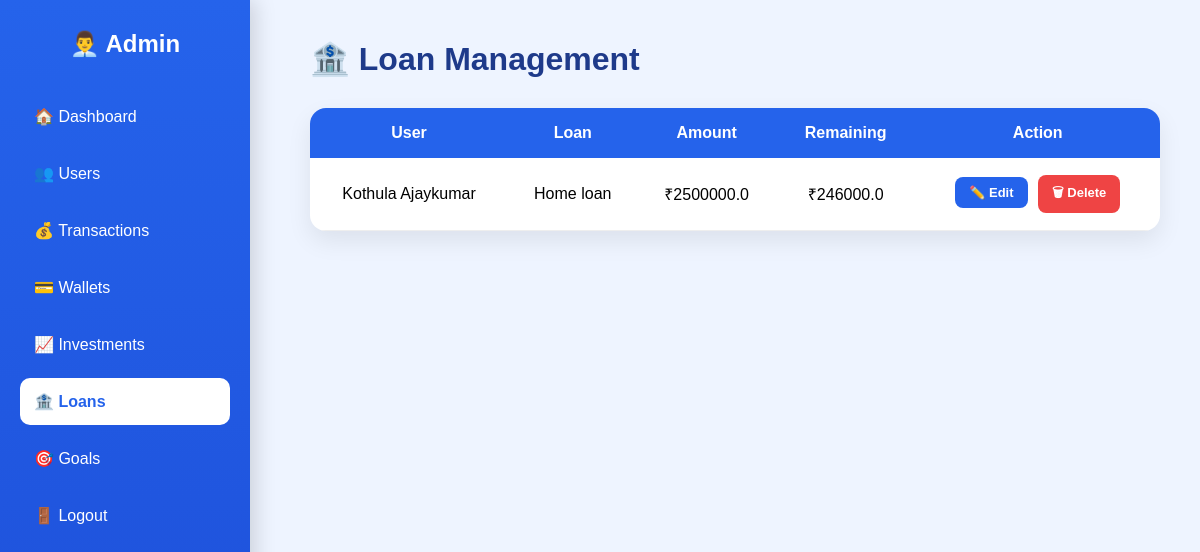
Before: /admin/loans (signed in) with the older database file.
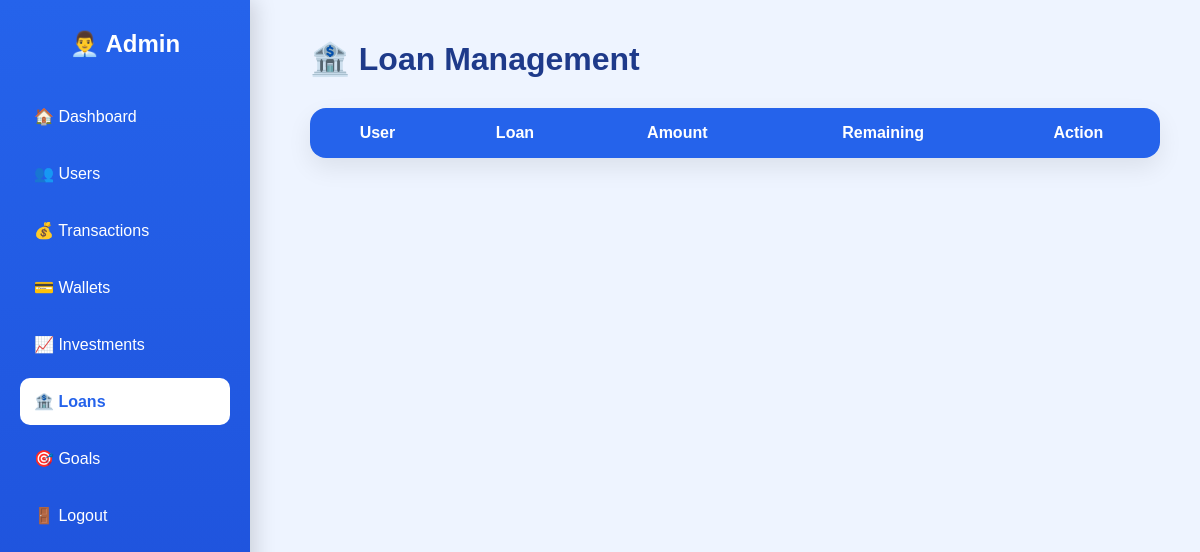
After: the same page with the newer database file.
### models/loan.py (models this page shows)
class Loan(db.Model):
    __tablename__ = "loans"
    id = db.Column(db.Integer, primary_key=True)
    user_id = db.Column(db.Integer, nullable=False)
    loan_name = db.Column(db.String(100), nullable=False)
    loan_type = db.Column(db.String(50), nullable=False)
    loan_amount = db.Column(db.Float, nullable=False)
    interest_rate = db.Column(db.Float, nullable=False)
    emi_amount = db.Column(db.Float, nullable=False)
    outstanding = db.Column(db.Float, nullable=False)
    due_date = db.Column(db.Date, nullable=False)
    status = db.Column(db.String(20), default="Pending")

### models/user.py (models this page shows)
class User(db.Model):
    __tablename__ = "users"
    id = db.Column(db.Integer, primary_key=True)
    full_name = db.Column(db.String(100), nullable=False)
    email = db.Column(db.String(120), unique=True, nullable=False)
    password = db.Column(db.String(255), nullable=False)
    created_at = db.Column(db.DateTime, server_default=db.func.now())
    is_admin = db.Column(db.Boolean, default=False)
    is_blocked = db.Column(db.Boolean, default=False)

### app.py (the view)
@app.route("/admin/loans")
def admin_loans():
    if "user_id" not in session:
        return redirect(url_for("login"))
    if not session.get("is_admin"):
        return "Unauthorized"
    loans = db.session.query(Loan, User).join(
        User, Loan.user_id == User.id
    ).all()
    return render_template(
        "admin_loans.html",
        loans=loans
    )

### templates/admin_loans.html (shortened to what this page needs)
<!DOCTYPE html>
<html>
<head>
<link rel="stylesheet" href="{{ url_for('static', filename='css/admin.css') }}">
</head>
<body>
<div class="sidebar">
<h2>👨‍💼 Admin</h2>
<a href="{{ url_for('admin') }}">🏠 Dashboard</a>
<a href="{{ url_for('admin_users') }}">👥 Users</a>
<a href="{{ url_for('admin_transactions') }}">💰 Transactions</a>
<a href="{{ url_for('admin_wallets') }}">💳 Wallets</a>
<a href="{{ url_for('admin_investments') }}">📈 Investments</a>
<a class="active" href="{{ url_for('admin_loans') }}">🏦 Loans</a>
<a href="{{ url_for('admin_goals') }}">🎯 Goals</a>
<a href="{{ url_for('logout') }}">🚪 Logout</a>
</div>
<div class="main">
<h1>🏦 Loan Management</h1>
<table>
<tr>
<th>User</th>
<th>Loan</th>
<th>Amount</th>
<th>Remaining</th>
<th>Action</th>
</tr>
{% for loan,user in loans %}
<tr>
<td>{{ user.full_name }}</td>
<td>{{ loan.loan_name }}</td>
<td>₹{{ loan.loan_amount }}</td>
<td>₹{{ loan.outstanding }}</td>
<td>
<a href="{{ url_for('admin_edit_loan', id=loan.id) }}" class="edit-btn">
✏️ Edit
</a>
<a href="{{ url_for('admin_delete_loan', id=loan.id) }}" class="delete-btn">
🗑 Delete
</a>
</td>
</tr>
{% endfor %}
</table>
</div>
</body>
</html>

Changed rows visible on the page:
removed Loan: full_name "Kothula Ajaykumar", loan_name "Home loan", loan_amount "2500000.0", outstanding "246000.0"
